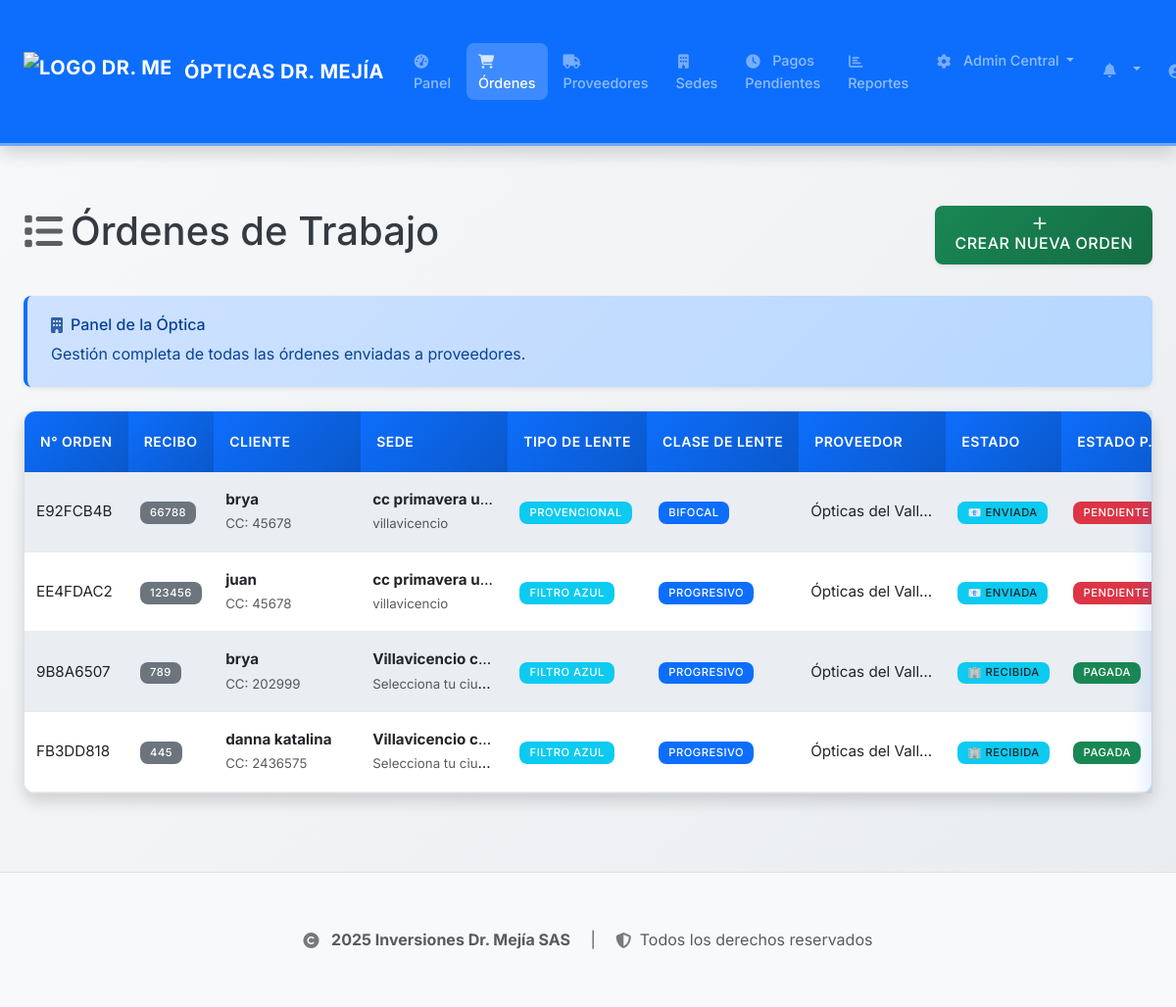
Page /orders (signed in) on the committed database.
### backend/app/models.py (models this page shows, shortened)
class WorkOrder(db.Model):
    id = db.Column(db.Integer, primary_key=True)
    order_number = db.Column(db.String(64), unique=True, nullable=False) # Número o código de orden
    receipt_number = db.Column(db.String(64), nullable=False) # Número del recibo de venta
    client_name = db.Column(db.String(128), nullable=False) # Nombre del paciente
    client_cc = db.Column(db.String(20), nullable=False) # Cédula del paciente
    client_phone = db.Column(db.String(20)) # Teléfono del paciente
    lens_class = db.Column(db.String(20)) # Progresivo, Bifocal, Monofocal
    lens_type = db.Column(db.String(128), nullable=False) # Tipo de lente y filtros específicos
    frame_type = db.Column(db.String(128)) # Tipo de montura
    formula_od = db.Column(db.Text) # Ojo derecho (texto libre)
    formula_oi = db.Column(db.Text) # Ojo izquierdo (texto libre)
    formula_add = db.Column(db.Text) # Adición (texto libre)
    formula_dp_alt = db.Column(db.Text) # Distancia pupilar y altura (texto libre)
    formula_details = db.Column(db.Text) # Detalles adicionales de fórmulas ópticas (opcional)
    observations = db.Column(db.Text) # Observaciones específicas
    created_at = db.Column(db.DateTime, default=datetime.utcnow)
    due_date = db.Column(db.DateTime)
    status = db.Column(db.String(64), default='pendiente_envio') # 'pendiente_envio', 'enviada', 'en_proceso', 'devuelta_proveedor', 'recibida_optica', 'finalizada', 'cancelada'
    comments = db.Column(db.Text)
    provider_id = db.Column(db.Integer, db.ForeignKey('provider.id'), nullable=False)
    sede_id = db.Column(db.Integer, db.ForeignKey('sede.id'), nullable=False)  # Sede que creó la orden
    created_by_user_id = db.Column(db.Integer, db.ForeignKey('user.id'), nullable=False)
    created_by = db.relationship('User', backref='created_orders', foreign_keys=[created_by_user_id])
    payments = db.relationship('Payment', backref='work_order', lazy=True)
    payment_status = db.Column(db.String(64), default='pendiente') # 'pendiente', 'parcialmente_pagada', 'pagada'
    total_amount = db.Column(db.Float, default=0.0) # Monto total que se debe pagar al proveedor por esta orden
    rejection_reason = db.Column(db.Text)  # Razón del rechazo
    rejection_count = db.Column(db.Integer, default=0)  # Número de rechazos
    resubmitted_at = db.Column(db.DateTime)  # Fecha del último reenvío
    resubmitted_by_user_id = db.Column(db.Integer, db.ForeignKey('user.id'), nullable=True)  # Usuario que reenvió
    resubmitted_by = db.relationship('User', backref='resubmitted_orders', foreign_keys=[resubmitted_by_user_id])

class Sede(db.Model):
    id = db.Column(db.Integer, primary_key=True)
    name = db.Column(db.String(200), nullable=False, unique=True)  # Nombre de la sede
    city = db.Column(db.String(100), nullable=False)  # Ciudad
    address = db.Column(db.String(300))  # Dirección completa
    phone = db.Column(db.String(20))  # Teléfono de la sede
    manager = db.Column(db.String(128))  # Encargado de la sede
    is_active = db.Column(db.Boolean, default=True)  # Si la sede está activa
    created_at = db.Column(db.DateTime, default=datetime.utcnow)
    orders = db.relationship('WorkOrder', backref='sede', lazy=True)

class Provider(db.Model):
    id = db.Column(db.Integer, primary_key=True)
    nit = db.Column(db.String(20), nullable=False, unique=True)  # NIT único del proveedor
    razon_social = db.Column(db.String(200), nullable=False)  # Razón social oficial
    name = db.Column(db.String(128), nullable=False)  # Nombre comercial (mantener para compatibilidad)
    contact_person = db.Column(db.String(128))  # Persona de contacto
    phone = db.Column(db.String(20))  # Teléfono
    email = db.Column(db.String(120), unique=True)  # Correo electrónico
    address = db.Column(db.String(500))  # Dirección (expandida)
    registered_at = db.Column(db.DateTime, default=datetime.utcnow)
    orders = db.relationship('WorkOrder', backref='provider', lazy=True)
    payments_received = db.relationship('Payment', backref='provider_paid', lazy=True)

### backend/app/routes.py (the view)
@bp.route('/orders')
@login_required
def list_orders():
    sede_filter = request.args.get('sede', type=int)
    if current_user.role == 'proveedor' and current_user.provider:
        orders = WorkOrder.query.filter_by(provider_id=current_user.provider.id).order_by(WorkOrder.created_at.desc()).all()
    elif current_user.role == 'admin_sede' and current_user.sede_id:
        orders = WorkOrder.query.filter_by(sede_id=current_user.sede_id).order_by(WorkOrder.created_at.desc()).all()
    else: # admin, asistente
        base_query = WorkOrder.query
        if sede_filter:
            base_query = base_query.filter_by(sede_id=sede_filter)
        orders = base_query.order_by(WorkOrder.created_at.desc()).all()
    sede_info = None
    if sede_filter:
        sede_info = Sede.query.get(sede_filter)
    if sede_info:
        title = f'Órdenes de {sede_info.name} - {sede_info.city}'
    else:
        title = 'Lista de Órdenes de Trabajo'
    return render_template('ordenes/list.html', title=title, orders=orders, sede_filter=sede_filter, sede_info=sede_info)

### backend/app/models.py (called while the page is built)
@login_manager.user_loader
def load_user(user_id):
    return User.query.get(int(user_id))

### backend/app/routes.py (called while the page is built, shortened)
@bp.context_processor
def inject_notifications():
    if current_user.is_authenticated:
        unread_notifications_count = Notification.query.filter_by(user_id=current_user.id, is_read=False).count()
        latest_notifications = Notification.query.filter_by(user_id=current_user.id).order_by(Notification.created_at.desc()).limit(5).all()
        sede_messages_count = 0
        return dict(
            unread_notifications_count=unread_notifications_count,
            latest_notifications=latest_notifications,
            sede_messages_count=sede_messages_count
        )
    return dict(unread_notifications_count=0, latest_notifications=[])

### backend/app/security.py (called while the page is built)
def log_security_event(event_type, description, severity='WARNING', user=None, metadata=None):
    if user is None:
        if hasattr(current_user, 'is_authenticated') and current_user.is_authenticated:
            user = current_user
        else:
            user = None
    AuditLog.log_action(
        action_type=event_type,
        description=description,
        user=user,
        severity=severity,
        category='SECURITY',
        metadata=metadata,
        requires_attention=severity in ['CRITICAL', 'ERROR']
    )

### frontend/templates/ordenes/list.html (shortened to what this page needs)
{% extends "base.html" %}
{% block content %}
    <div class="d-flex justify-content-between align-items-center mb-4 first-content-element">
        <h1 class="d-flex align-items-center">
            {% if current_user.role == 'proveedor' %}
                <i class="fas fa-tasks me-2"></i> Mis Órdenes de Trabajo
            {% else %}
                <i class="fas fa-list me-2"></i> Órdenes de Trabajo
            {% endif %}
        </h1>
        {% if current_user.role == 'admin' or current_user.role == 'asistente' or current_user.role == 'admin_sede' %}
        <a href="{{ url_for('main.create_order') }}" class="btn btn-success">
            <i class="fas fa-plus"></i> Crear Nueva Orden
        </a>
        {% endif %}
    </div>
    {% if current_user.role == 'admin' or current_user.role == 'asistente' %}
    <div class="alert alert-primary">
        <h6 class="d-flex align-items-center"><i class="fas fa-building me-2"></i> Panel de la Óptica</h6>
        <p class="mb-0">Gestión completa de todas las órdenes enviadas a proveedores.</p>
    </div>
    {% endif %}
    {% if orders %}
        <div class="table-scroll-wrapper">
            <div class="table-responsive">
                <table class="table table-striped table-hover table-ordenes">
                    <thead>
                        <tr>
                            <th>N° Orden</th>
                            <th>Recibo</th>
                            <th>Cliente</th>
                            <th>Sede</th>
                            <th>Tipo de Lente</th>
                            <th>Clase de Lente</th>
                            <th>Proveedor</th>
                            <th>Estado</th>
                            <th>Estado Pago</th>
                        </tr>
                    </thead>
                <tbody>
                    {% for order in orders %}
                    <tr class="clickable-row" data-order-id="{{ order.id }}" style="cursor: pointer;">
                        <td>{{ order.order_number }}</td>
                        <td>
                            <span class="badge bg-secondary">{{ order.receipt_number or 'N/A' }}</span>
                        </td>
                        <td>
                            <strong>{{ order.client_name }}</strong>
                            {% if order.client_cc %}
                                <br><small class="text-muted">CC: {{ order.client_cc }}</small>
                            {% endif %}
                        </td>
                        <td>
                            {% if order.sede %}
                                <strong>{{ order.sede.name }}</strong>
                                <br><small class="text-muted">{{ order.sede.city }}</small>
                            {% else %}
                                <span class="text-muted">Sin sede</span>
                            {% endif %}
                        </td>
                        <td>
                            <span class="badge bg-info">{{ order.lens_type or 'N/A' }}</span>
                        </td>
                        <td>
                            <span class="badge bg-primary">{{ order.lens_class or 'N/A' }}</span>
                        </td>
                        <td>{{ order.provider.razon_social or order.provider.name }}</td>
                        <td>
                            {% if current_user.role == 'proveedor' %}
                                {% if order.status == 'enviada' %}
                                    <span class="badge bg-warning text-dark">📥 Recibida</span>
                                {% elif order.status == 'aceptada' %}
                                    <span class="badge bg-success">✅ Aceptada</span>
                                {% elif order.status == 'rechazada' %}
                                    <span class="badge bg-danger">❌ Rechazada</span>
                                {% elif order.status == 'en_proceso' %}
                                    <span class="badge bg-primary">🔧 Trabajando</span>
                                {% elif order.status == 'devuelta_proveedor' %}
                                    <span class="badge bg-success">✅ Terminada</span>
                                {% elif order.status == 'recibida_optica' %}
                                    <span class="badge bg-info text-dark">🏢 Recogida</span>
                                {% elif order.status == 'finalizada' %}
                                    <span class="badge bg-success">🎉 Completada</span>
                                {% elif order.status == 'cancelada' %}
                                    <span class="badge bg-danger">🚫 Cancelada</span>
                                {% else %}
                                    <span class="badge bg-secondary">{{ order.status.replace('_', ' ').title() }}</span>
                                {% endif %}
                            {% else %}
                                {% if order.status == 'pendiente_envio' %}
                                    <span class="badge bg-secondary">⏳ Preparando</span>
                                {% elif order.status == 'enviada' %}
                                    <span class="badge bg-info text-dark">📧 Enviada</span>
                                {% elif order.status == 'aceptada' %}
                                    <span class="badge bg-success">✅ Aceptada</span>
                                {% elif order.status == 'rechazada' %}
                                    <span class="badge bg-danger">❌ Rechazada</span>
                                    {% if order.rejection_count > 1 %}
                                        <br><small class="text-danger">{{ order.rejection_count }} rechazos</small>
                                    {% endif %}
                                {% elif order.status == 'en_proceso' %}
                                    <span class="badge bg-primary">🔧 En Proceso</span>
                                {% elif order.status == 'devuelta_proveedor' %}
                                    <span class="badge bg-warning text-dark">📦 Lista</span>
                                {% elif order.status == 'recibida_optica' %}
                                    <span class="badge bg-info text-dark">🏢 Recibida</span>
                                {% elif order.status == 'finalizada' %}
                                    <span class="badge bg-success">🎉 Finalizada</span>
                                {% elif order.status == 'cancelada' %}
                                    <span class="badge bg-danger">🚫 Cancelada</span>
                                {% else %}
                                    <span class="badge bg-primary">{{ order.status.replace('_', ' ').title() }}</span>
                                {% endif %}
                            {% endif %}
                        </td>
                        <td>
                            {% if order.payment_status == 'pagada' %}
                                <span class="badge bg-success">{{ order.payment_status.replace('_', ' ').title() }}</span>
                            {% elif order.payment_status == 'parcialmente_pagada' %}
                                <span class="badge bg-warning text-dark">{{ order.payment_status.replace('_', ' ').title() }}</span>
                            {% else %}
                                <span class="badge bg-danger">{{ order.payment_status.replace('_', ' ').title() }}</span>
                            {% endif %}
                        </td>
                    </tr>
                    {% endfor %}
                </tbody>
            </table>
        </div>
    </div>
    {% else %}
        <p>No hay órdenes de trabajo registradas.</p>
    {% endif %}
{% endblock %}

### rows in the picture
WorkOrder: order_number "E92FCB4B", receipt_number "66788", client_name "brya", client_cc "45678", sede.name "cc primavera u…", sede.city "villavicencio", lens_type "PROVENCIONAL", lens_class "BIFOCAL", provider "Ópticas del Vall…", status "📧 ENVIADA", payment_status.replace "PENDIENTE"
WorkOrder: order_number "EE4FDAC2", receipt_number "123456", client_name "juan", client_cc "45678", sede.name "cc primavera u…", sede.city "villavicencio", lens_type "FILTRO AZUL", lens_class "PROGRESIVO", provider "Ópticas del Vall…", status "📧 ENVIADA", payment_status.replace "PENDIENTE"
WorkOrder: order_number "9B8A6507", receipt_number "789", client_name "brya", client_cc "202999", sede.name "Villavicencio c…", sede.city "Selecciona tu ciu…", lens_type "FILTRO AZUL", lens_class "PROGRESIVO", provider "Ópticas del Vall…", status "🏢 RECIBIDA", payment_status.replace "PAGADA"
WorkOrder: order_number "FB3DD818", receipt_number "445", client_name "danna katalina", client_cc "2436575", sede.name "Villavicencio c…", sede.city "Selecciona tu ciu…", lens_type "FILTRO AZUL", lens_class "PROGRESIVO", provider "Ópticas del Vall…", status "🏢 RECIBIDA", payment_status.replace "PAGADA"
